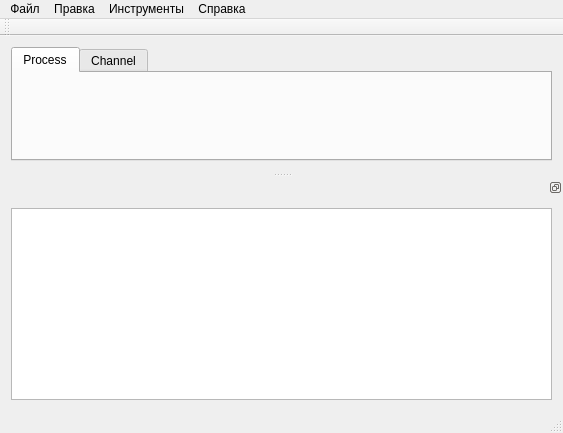
<?xml version="1.0" encoding="UTF-8"?>
<ui version="4.0">
 <class>MainWindow</class>
 <widget class="QMainWindow" name="MainWindow">
  <property name="geometry">
   <rect>
    <x>0</x>
    <y>0</y>
    <width>563</width>
    <height>433</height>
   </rect>
  </property>
  <property name="windowTitle">
   <string>TerraGraph2</string>
  </property>
  <widget class="QWidget" name="centralWidget">
   <layout class="QVBoxLayout" name="verticalLayout">
    <item>
     <widget class="QTabWidget" name="tabWidget">
      <property name="currentIndex">
       <number>0</number>
      </property>
      <widget class="QWidget" name="tbProc">
       <property name="toolTip">
        <string>Process</string>
       </property>
       <attribute name="title">
        <string>Process</string>
       </attribute>
      </widget>
      <widget class="QWidget" name="tbChan">
       <attribute name="title">
        <string>Channel</string>
       </attribute>
      </widget>
     </widget>
    </item>
   </layout>
  </widget>
  <widget class="QMenuBar" name="menuBar">
   <property name="geometry">
    <rect>
     <x>0</x>
     <y>0</y>
     <width>563</width>
     <height>25</height>
    </rect>
   </property>
   <widget class="QMenu" name="menu">
    <property name="title">
     <string>Файл</string>
    </property>
    <addaction name="actOpen"/>
    <addaction name="actSave"/>
    <addaction name="ActSaveAs"/>
    <addaction name="separator"/>
    <addaction name="ActExit"/>
   </widget>
   <widget class="QMenu" name="menu_2">
    <property name="title">
     <string>Инструменты</string>
    </property>
    <addaction name="actAddVert"/>
    <addaction name="actAddArr"/>
    <addaction name="actDel"/>
   </widget>
   <widget class="QMenu" name="menu_3">
    <property name="title">
     <string>Справка</string>
    </property>
    <addaction name="actAbout"/>
    <addaction name="actAbutUs"/>
    <addaction name="ActAboutQt"/>
   </widget>
   <widget class="QMenu" name="menu_4">
    <property name="title">
     <string>Правка</string>
    </property>
    <addaction name="actUndo"/>
    <addaction name="actRedo"/>
   </widget>
   <addaction name="menu"/>
   <addaction name="menu_4"/>
   <addaction name="menu_2"/>
   <addaction name="menu_3"/>
  </widget>
  <widget class="QToolBar" name="mainToolBar">
   <attribute name="toolBarArea">
    <enum>TopToolBarArea</enum>
   </attribute>
   <attribute name="toolBarBreak">
    <bool>false</bool>
   </attribute>
  </widget>
  <widget class="QStatusBar" name="statusBar"/>
  <widget class="QDockWidget" name="dockWidget">
   <property name="minimumSize">
    <size>
     <width>132</width>
     <height>132</height>
    </size>
   </property>
   <property name="floating">
    <bool>false</bool>
   </property>
   <property name="features">
    <set>QDockWidget::DockWidgetFloatable|QDockWidget::DockWidgetMovable</set>
   </property>
   <attribute name="dockWidgetArea">
    <number>8</number>
   </attribute>
   <widget class="QWidget" name="dockWidgetContents">
    <layout class="QHBoxLayout" name="horizontalLayout">
     <item>
      <widget class="QTextEdit" name="textEdit"/>
     </item>
    </layout>
   </widget>
  </widget>
  <action name="actOpen">
   <property name="text">
    <string>Открыть...</string>
   </property>
   <property name="shortcut">
    <string>Ctrl+O</string>
   </property>
  </action>
  <action name="actSave">
   <property name="text">
    <string>Сохранить</string>
   </property>
   <property name="shortcut">
    <string>Ctrl+S</string>
   </property>
  </action>
  <action name="ActSaveAs">
   <property name="text">
    <string>Сохранить как...</string>
   </property>
  </action>
  <action name="action_4">
   <property name="text">
    <string>-</string>
   </property>
  </action>
  <action name="ActExit">
   <property name="text">
    <string>Выход</string>
   </property>
   <property name="shortcut">
    <string>Ctrl+Q</string>
   </property>
  </action>
  <action name="actAddVert">
   <property name="text">
    <string>Добавить вершину</string>
   </property>
   <property name="shortcut">
    <string>Ctrl+A</string>
   </property>
  </action>
  <action name="actAddArr">
   <property name="text">
    <string>Добавить стрелку</string>
   </property>
  </action>
  <action name="actDel">
   <property name="icon">
    <iconset resource="icons.qrc">
     <normaloff>:/icons/delete</normaloff>:/icons/delete</iconset>
   </property>
   <property name="text">
    <string>Удалить</string>
   </property>
   <property name="shortcut">
    <string>Del</string>
   </property>
  </action>
  <action name="actAbout">
   <property name="text">
    <string>О программе...</string>
   </property>
  </action>
  <action name="actAbutUs">
   <property name="text">
    <string>О создателе...</string>
   </property>
  </action>
  <action name="ActAboutQt">
   <property name="text">
    <string>О Qt...</string>
   </property>
  </action>
  <action name="actUndo">
   <property name="text">
    <string>Отменить</string>
   </property>
   <property name="shortcut">
    <string>Ctrl+Z</string>
   </property>
  </action>
  <action name="actRedo">
   <property name="text">
    <string>Повторить</string>
   </property>
  </action>
 </widget>
 <layoutdefault spacing="6" margin="11"/>
 <resources>
  <include location="icons.qrc"/>
 </resources>
 <connections>
  <connection>
   <sender>actAddVert</sender>
   <signal>triggered()</signal>
   <receiver>MainWindow</receiver>
   <slot>AddVert()</slot>
   <hints>
    <hint type="sourcelabel">
     <x>-1</x>
     <y>-1</y>
    </hint>
    <hint type="destinationlabel">
     <x>299</x>
     <y>199</y>
    </hint>
   </hints>
  </connection>
  <connection>
   <sender>actAddArr</sender>
   <signal>triggered()</signal>
   <receiver>MainWindow</receiver>
   <slot>AddArr()</slot>
   <hints>
    <hint type="sourcelabel">
     <x>-1</x>
     <y>-1</y>
    </hint>
    <hint type="destinationlabel">
     <x>299</x>
     <y>199</y>
    </hint>
   </hints>
  </connection>
  <connection>
   <sender>actDel</sender>
   <signal>triggered()</signal>
   <receiver>MainWindow</receiver>
   <slot>Del()</slot>
   <hints>
    <hint type="sourcelabel">
     <x>-1</x>
     <y>-1</y>
    </hint>
    <hint type="destinationlabel">
     <x>299</x>
     <y>199</y>
    </hint>
   </hints>
  </connection>
  <connection>
   <sender>ActExit</sender>
   <signal>triggered()</signal>
   <receiver>MainWindow</receiver>
   <slot>Exit()</slot>
   <hints>
    <hint type="sourcelabel">
     <x>-1</x>
     <y>-1</y>
    </hint>
    <hint type="destinationlabel">
     <x>299</x>
     <y>199</y>
    </hint>
   </hints>
  </connection>
  <connection>
   <sender>ActSaveAs</sender>
   <signal>triggered()</signal>
   <receiver>MainWindow</receiver>
   <slot>SaveAs()</slot>
   <hints>
    <hint type="sourcelabel">
     <x>-1</x>
     <y>-1</y>
    </hint>
    <hint type="destinationlabel">
     <x>281</x>
     <y>216</y>
    </hint>
   </hints>
  </connection>
  <connection>
   <sender>actUndo</sender>
   <signal>triggered()</signal>
   <receiver>MainWindow</receiver>
   <slot>Undo()</slot>
   <hints>
    <hint type="sourcelabel">
     <x>-1</x>
     <y>-1</y>
    </hint>
    <hint type="destinationlabel">
     <x>281</x>
     <y>216</y>
    </hint>
   </hints>
  </connection>
  <connection>
   <sender>actRedo</sender>
   <signal>triggered()</signal>
   <receiver>MainWindow</receiver>
   <slot>Redo()</slot>
   <hints>
    <hint type="sourcelabel">
     <x>-1</x>
     <y>-1</y>
    </hint>
    <hint type="destinationlabel">
     <x>281</x>
     <y>216</y>
    </hint>
   </hints>
  </connection>
 </connections>
 <slots>
  <slot>AddVert()</slot>
  <slot>AddArr()</slot>
  <slot>Del()</slot>
  <slot>OpenFile()</slot>
  <slot>SaveFile()</slot>
  <slot>Exit()</slot>
  <slot>SaveAs()</slot>
  <slot>About()</slot>
  <slot>Undo()</slot>
  <slot>Redo()</slot>
 </slots>
</ui>
